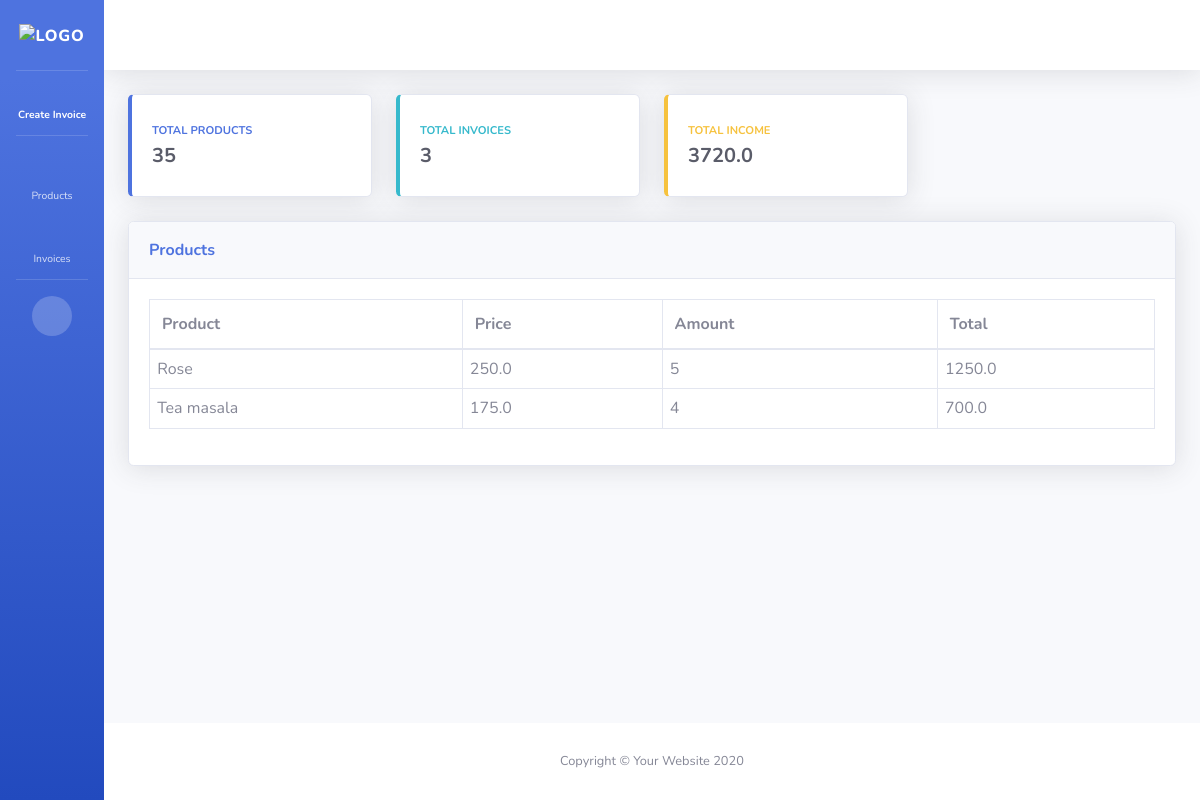
Page /view_invoice_detail/11/ on the committed database.
### invoice/models.py (models this page shows)
class InvoiceDetail(models.Model):
    invoice = models.ForeignKey(
        Invoice, on_delete=models.SET_NULL, blank=True, null=True)
    product = models.ForeignKey(
        Product, on_delete=models.SET_NULL, blank=True, null=True)
    amount = models.IntegerField(default=1)
    @property
    def get_total_bill(self):
        total = float(self.product.product_price) * float(self.amount)
        return total

class Product(models.Model):
    product_name = models.CharField(max_length=255)
    product_price = models.FloatField(default=0)
    product_unit = models.CharField(max_length=255)
    product_is_delete = models.BooleanField(default=False)
    def __str__(self):
        return str(self.product_name)

### invoice/views.py (the view)
# urls.py: path('view_invoice_detail/<int:pk>/',
def view_invoice_detail(request, pk):
    total_product = Product.objects.count()
    total_invoice = Invoice.objects.count()
    total_income = getTotalIncome()
    invoice = Invoice.objects.get(id=pk)
    invoice_detail = InvoiceDetail.objects.filter(invoice=invoice)
    context = {
        "total_product": total_product,
        "total_invoice": total_invoice,
        "total_income": total_income,
        "invoice_detail": invoice_detail,
    }
    return render(request, "invoice/view_invoice_detail.html", context)

### invoice/views.py (called while the page is built)
def getTotalIncome():
    allInvoice = Invoice.objects.all()
    totalIncome = 0
    for curr in allInvoice:
        totalIncome += curr.total
    return totalIncome

### invoice/templates/invoice/view_invoice_detail.html
{% extends "invoice/base/base.html" %}
{% block content %}
<div class="row">
    <div class="col-xl-12 col-lg-7">
        <div class="card shadow mb-4">
            <div class="card-header py-3 d-flex flex-row align-items-center justify-content-between">
                <label class="m-0 font-weight-bold text-primary">Products</label>
            </div>
            <div class="card-body">
                <div class="table-responsive">
                    <table class="table table-bordered" id="dataTable" width="100%" cellspacing="0">
                        <thead>
                            <tr>
                                <th>Product</th>
                                <th>Price</th>
                                <th>Amount</th>
                                <th>Total</th>
                            </tr>
                        </thead>
                        <tbody>
                            {% for i in invoice_detail %}
                            <tr>
                                <td style="padding: 0.45em;">
                                    {{i.product}}
                                </td>
                                <td style="padding: 0.45em;">
                                    {{i.product.product_price}}
                                </td>
                                <td style="padding: 0.45em;">
                                    {{i.amount}}
                                </td>
                                <td style="padding: 0.45em;">
                                    {{i.get_total_bill}}
                                </td>
                            </tr>
                            {% endfor %}
                        </tbody>
                    </table>
                </div>
            </div>
        </div>
    </div>
</div>
{% endblock %}

### rows in the picture
InvoiceDetail: product "Rose", product.product_price "250.0", amount "5", get_total_bill "1250.0"
InvoiceDetail: product "Tea masala", product.product_price "175.0", amount "4", get_total_bill "700.0"

### other values in the picture
{{ total_product }} "35"
{{ total_invoice }} "3"
{{ total_income }} "3720.0"
